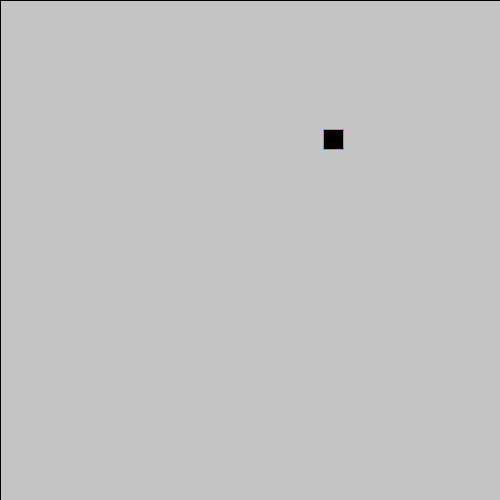
Frame 1 (no input)
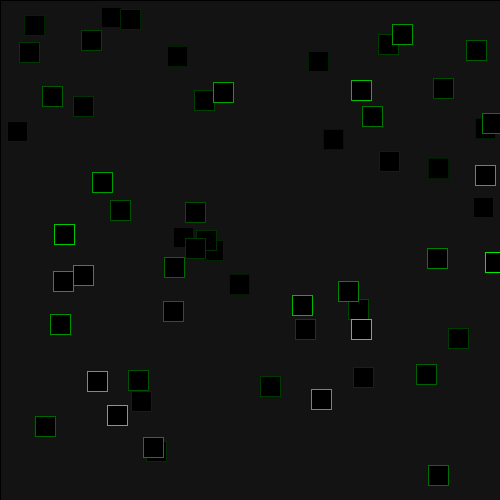
Frame 60 (the mouse pressed at the canvas centre just before this capture)
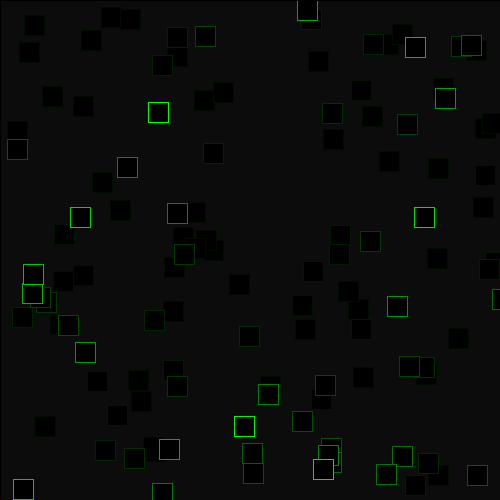
Frame 120 (the mouse held since frame 60 and released just before this capture)

The Processing sketch that drew these frames (run headless with seeded random() and noise(); from frame 60 on, the mouse is pressed at the canvas centre):

// Processing sketch: processing_87743
// ── processing_87743.pde

void setup()
{
  size(500,500);
}
void draw()
{
  fill(0,0,0,10);
  stroke(0);
  rect(0,0,500,500);
  fill(0);
  stroke(0,255,0);
  rect(random(0,500),random(0,500),20,20);
}
